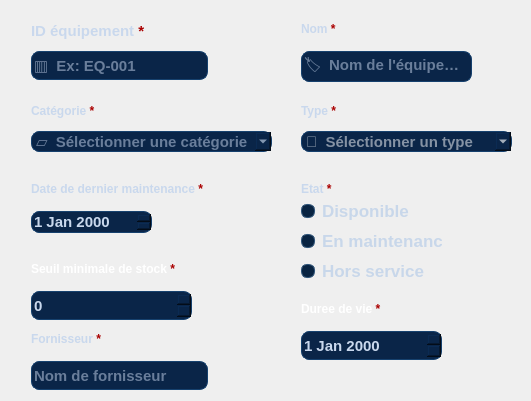
          <widget class="QWidget" name="verticalLayoutWidget_11">
           <property name="geometry">
            <rect>
             <x>9</x>
             <y>59</y>
             <width>531</width>
             <height>401</height>
            </rect>
           </property>
           <layout class="QVBoxLayout" name="verticalLayout_5">
            <item>
             <widget class="QFrame" name="frame_3">
              <property name="styleSheet">
               <string notr="true">font-size: 15px;
font-weight: 500;
color: #C9D8ED;
border: none;</string>
              </property>
              <property name="frameShape">
               <enum>QFrame::Shape::NoFrame</enum>
              </property>
              <property name="frameShadow">
               <enum>QFrame::Shadow::Raised</enum>
              </property>
              <widget class="QLabel" name="id">
               <property name="geometry">
                <rect>
                 <x>20</x>
                 <y>10</y>
                 <width>131</width>
                 <height>21</height>
                </rect>
               </property>
               <property name="styleSheet">
                <string notr="true">font-size: 15px;
font-weight: 500;
color: #C9D8ED;
border: none;</string>
               </property>
               <property name="text">
                <string>&lt;html&gt;&lt;head/&gt;&lt;body&gt;&lt;p&gt;ID équipement&lt;span style=&quot; color:#aa0000;&quot;&gt; *&lt;/span&gt;&lt;/p&gt;&lt;/body&gt;&lt;/html&gt;</string>
               </property>
              </widget>
              <widget class="QLineEdit" name="lineEdit">
               <property name="geometry">
                <rect>
                 <x>20</x>
                 <y>40</y>
                 <width>177</width>
                 <height>29</height>
                </rect>
               </property>
               <property name="styleSheet">
                <string notr="true">background: #0A2548;
border: 1px solid #16416E;
border-radius: 8px;</string>
               </property>
               <property name="frame">
                <bool>false</bool>
               </property>
               <property name="placeholderText">
                <string>▥  Ex: EQ-001  </string>
               </property>
              </widget>
              <widget class="QLabel" name="label_5">
               <property name="geometry">
                <rect>
                 <x>290</x>
                 <y>10</y>
                 <width>49</width>
                 <height>16</height>
                </rect>
               </property>
               <property name="styleSheet">
                <string notr="true">font-size: 15px;
font-weight: 500;
color: #C9D8ED;
border: none;</string>
               </property>
               <property name="text">
                <string>&lt;html&gt;&lt;head/&gt;&lt;body&gt;&lt;p&gt;&lt;span style=&quot; font-size:9pt;&quot;&gt;Nom&lt;/span&gt;&lt;span style=&quot; font-size:9pt; color:#aa0000;&quot;&gt; *&lt;/span&gt;&lt;/p&gt;&lt;/body&gt;&lt;/html&gt;</string>
               </property>
              </widget>
              <widget class="QLineEdit" name="lineEdit_2">
               <property name="geometry">
                <rect>
                 <x>290</x>
                 <y>40</y>
                 <width>171</width>
                 <height>31</height>
                </rect>
               </property>
               <property name="styleSheet">
                <string notr="true">background: #0A2548;
border: 1px solid #16416E;
border-radius: 8px;</string>
               </property>
               <property name="placeholderText">
                <string>🏷  Nom de l'équipement</string>
               </property>
              </widget>
              <widget class="QLabel" name="label_8">
               <property name="geometry">
                <rect>
                 <x>20</x>
                 <y>90</y>
                 <width>111</width>
                 <height>21</height>
                </rect>
               </property>
               <property name="styleSheet">
                <string notr="true">font-size: 15px;
font-weight: 500;
color: #C9D8ED;
border: none;</string>
               </property>
               <property name="text">
                <string>&lt;html&gt;&lt;head/&gt;&lt;body&gt;&lt;p&gt;&lt;span style=&quot; font-size:9pt;&quot;&gt;Catégorie &lt;/span&gt;&lt;span style=&quot; font-size:9pt; color:#aa0000;&quot;&gt;*&lt;/span&gt;&lt;/p&gt;&lt;/body&gt;&lt;/html&gt;</string>
               </property>
              </widget>
              <widget class="QComboBox" name="comboBox">
               <property name="geometry">
                <rect>
                 <x>20</x>
                 <y>120</y>
                 <width>241</width>
                 <height>21</height>
                </rect>
               </property>
               <property name="styleSheet">
                <string notr="true">background: #0A2548;
border: 1px solid #16416E;
border-radius: 8px;</string>
               </property>
               <property name="placeholderText">
                <string>▱  Sélectionner une catégorie</string>
               </property>
               <item>
                <property name="text">
                 <string>🔥 Lutte contre l’incendie</string>
                </property>
               </item>
               <item>
                <property name="text">
                 <string>🧯 Matériel hydraulique</string>
                </property>
               </item>
               <item>
                <property name="text">
                 <string>🪖 Protection individuelle</string>
                </property>
               </item>
               <item>
                <property name="text">
                 <string>🩺 Médical / Premiers secours</string>
                </property>
               </item>
               <item>
                <property name="text">
                 <string>🔧 Outillage / Maintenance</string>
                </property>
               </item>
               <item>
                <property name="text">
                 <string>☣️ Risques chimiques et gaz</string>
                </property>
               </item>
               <item>
                <property name="text">
                 <string>🚗 Accident / Désincarcération</string>
                </property>
               </item>
               <item>
                <property name="text">
                 <string>⚡ Équipement électrique</string>
                </property>
               </item>
               <item>
                <property name="text">
                 <string>📻 Communication</string>
                </property>
               </item>
               <item>
                <property name="text">
                 <string>🚧 Signalisation / Balisage</string>
                </property>
               </item>
               <item>
                <property name="text">
                 <string>💨 Ventilation / Extraction</string>
                </property>
               </item>
               <item>
                <property name="text">
                 <string>🏕️ Logistique</string>
                </property>
               </item>
              </widget>
              <widget class="QLabel" name="label_9">
               <property name="geometry">
                <rect>
                 <x>290</x>
                 <y>90</y>
                 <width>111</width>
                 <height>21</height>
                </rect>
               </property>
               <property name="styleSheet">
                <string notr="true">font-size: 15px;
font-weight: 500;
color: #C9D8ED;
border: none;</string>
               </property>
               <property name="text">
                <string>&lt;html&gt;&lt;head/&gt;&lt;body&gt;&lt;p&gt;&lt;span style=&quot; font-size:9pt;&quot;&gt;Type &lt;/span&gt;&lt;span style=&quot; font-size:9pt; color:#aa0000;&quot;&gt;*&lt;/span&gt;&lt;/p&gt;&lt;/body&gt;&lt;/html&gt;</string>
               </property>
              </widget>
              <widget class="QComboBox" name="comboBox_2">
               <property name="geometry">
                <rect>
                 <x>290</x>
                 <y>120</y>
                 <width>211</width>
                 <height>21</height>
                </rect>
               </property>
               <property name="styleSheet">
                <string notr="true">background: #0A2548;
border: 1px solid #16416E;
border-radius: 8px;color:rgb(255, 255, 255);</string>
               </property>
               <property name="placeholderText">
                <string>🔧  Sélectionner un type</string>
               </property>
              </widget>
              <widget class="QDateEdit" name="dateEdit">
               <property name="geometry">
                <rect>
                 <x>20</x>
                 <y>200</y>
                 <width>121</width>
                 <height>22</height>
                </rect>
               </property>
               <property name="styleSheet">
                <string notr="true">background: #0A2548;
border: 1px solid #16416E;
border-radius: 8px;</string>
               </property>
              </widget>
              <widget class="QLabel" name="label_10">
               <property name="geometry">
                <rect>
                 <x>20</x>
                 <y>170</y>
                 <width>211</width>
                 <height>16</height>
                </rect>
               </property>
               <property name="styleSheet">
                <string notr="true">font-size: 15px;
font-weight: 500;
color: #C9D8ED;
border: none;</string>
               </property>
               <property name="text">
                <string>&lt;html&gt;&lt;head/&gt;&lt;body&gt;&lt;p&gt;&lt;span style=&quot; font-size:9pt;&quot;&gt;Date de dernier maintenance&lt;/span&gt;&lt;span style=&quot; font-size:9pt; color:#aa0000;&quot;&gt; *&lt;/span&gt;&lt;/p&gt;&lt;/body&gt;&lt;/html&gt;</string>
               </property>
              </widget>
              <widget class="QLabel" name="label_12">
               <property name="geometry">
                <rect>
                 <x>290</x>
                 <y>170</y>
                 <width>111</width>
                 <height>16</height>
                </rect>
               </property>
               <property name="styleSheet">
                <string notr="true">font-size: 15px;
font-weight: 500;
color: #C9D8ED;
border: none;</string>
               </property>
               <property name="text">
                <string>&lt;html&gt;&lt;head/&gt;&lt;body&gt;&lt;p&gt;&lt;span style=&quot; font-size:9pt;&quot;&gt;Etat &lt;/span&gt;&lt;span style=&quot; font-size:9pt; color:#aa0000;&quot;&gt;*&lt;/span&gt;&lt;/p&gt;&lt;/body&gt;&lt;/html&gt;</string>
               </property>
              </widget>
              <widget class="QRadioButton" name="radioButton">
               <property name="geometry">
                <rect>
                 <x>290</x>
                 <y>190</y>
                 <width>131</width>
                 <height>20</height>
                </rect>
               </property>
               <property name="styleSheet">
                <string notr="true">QRadioButton {
    color: #C8D7EA;
    font-size: 17px;
    spacing: 7px;
    background: transparent;
}

/* Cercle extérieur */
QRadioButton::indicator {
    width: 12px;
    height: 12px;
    border-radius: 6px;
    background-color: #092442;
    border: 1px solid #31577C;
}

/* Disponible */
QRadioButton#radioDisponible::indicator:checked {
    background-color: #00B968;
    border: 1px solid #00E58A;
}</string>
               </property>
               <property name="text">
                <string>Disponible</string>
               </property>
              </widget>
              <widget class="QRadioButton" name="radioButton_2">
               <property name="geometry">
                <rect>
                 <x>290</x>
                 <y>220</y>
                 <width>141</width>
                 <height>20</height>
                </rect>
               </property>
               <property name="styleSheet">
                <string notr="true">QRadioButton {
    color: #C8D7EA;
    font-size: 17px;
    spacing: 7px;
    background: transparent;
}

/* Cercle extérieur */
QRadioButton::indicator {
    width: 12px;
    height: 12px;
    border-radius: 6px;
    background-color: #092442;
    border: 1px solid #31577C;
}
/* En maintenance */
QRadioButton#radioMaintenance::indicator:checked {
    background-color: #F58B00;
    border: 1px solid #FFB02E;
}</string>
               </property>
               <property name="text">
                <string>En maintenance</string>
               </property>
              </widget>
              <widget class="QRadioButton" name="radioButton_3">
               <property name="geometry">
                <rect>
                 <x>290</x>
                 <y>250</y>
                 <width>141</width>
                 <height>20</height>
                </rect>
               </property>
               <property name="styleSheet">
                <string notr="true">QRadioButton {
    color: #C8D7EA;
    font-size: 17px;
    spacing: 7px;
    background: transparent;
}

/* Cercle extérieur */
QRadioButton::indicator {
    width: 12px;
    height: 12px;
    border-radius: 6px;
    background-color: #092442;
    border: 1px solid #31577C;
}
/* Hors service */
QRadioButton#radioHorsService::indicator:checked {
    background-color: #E7193F;
    border: 1px solid #FF4260;
}</string>
               </property>
               <property name="text">
                <string>Hors service</string>
               </property>
              </widget>
              <widget class="QLabel" name="label_11">
               <property name="geometry">
                <rect>
                 <x>20</x>
                 <y>250</y>
                 <width>211</width>
                 <height>16</height>
                </rect>
               </property>
               <property name="styleSheet">
                <string notr="true"> border: none;
color: rgb(255, 255, 255);</string>
               </property>
               <property name="text">
                <string>&lt;html&gt;&lt;head/&gt;&lt;body&gt;&lt;p&gt;&lt;span style=&quot; font-size:9pt;&quot;&gt;Seuil minimale de stock&lt;/span&gt;&lt;span style=&quot; font-size:9pt; color:#aa0000;&quot;&gt; *&lt;/span&gt;&lt;/p&gt;&lt;/body&gt;&lt;/html&gt;</string>
               </property>
              </widget>
              <widget class="QLabel" name="label_13">
               <property name="geometry">
                <rect>
                 <x>20</x>
                 <y>320</y>
                 <width>111</width>
                 <height>16</height>
                </rect>
               </property>
               <property name="styleSheet">
                <string notr="true">font-size: 15px;
font-weight: 500;
color: #C9D8ED;
border: none;</string>
               </property>
               <property name="text">
                <string>&lt;html&gt;&lt;head/&gt;&lt;body&gt;&lt;p&gt;&lt;span style=&quot; font-size:9pt;&quot;&gt;Fornisseur&lt;/span&gt;&lt;span style=&quot; font-size:9pt; color:#aa0000;&quot;&gt; *&lt;/span&gt;&lt;/p&gt;&lt;/body&gt;&lt;/html&gt;</string>
               </property>
              </widget>
              <widget class="QLineEdit" name="lineEdit_3">
               <property name="geometry">
                <rect>
                 <x>20</x>
                 <y>350</y>
                 <width>177</width>
                 <height>29</height>
                </rect>
               </property>
               <property name="styleSheet">
                <string notr="true">background: #0A2548;
border: 1px solid #16416E;
border-radius: 8px;</string>
               </property>
               <property name="frame">
                <bool>false</bool>
               </property>
               <property name="placeholderText">
                <string>Nom de fornisseur  </string>
               </property>
              </widget>
              <widget class="QSpinBox" name="spinBox">
               <property name="geometry">
                <rect>
                 <x>20</x>
                 <y>280</y>
                 <width>161</width>
                 <height>29</height>
                </rect>
               </property>
               <property name="styleSheet">
                <string notr="true">background: #0A2548;
border: 1px solid #16416E;
border-radius: 8px;</string>
               </property>
              </widget>
              <widget class="QLabel" name="label_20">
               <property name="geometry">
                <rect>
                 <x>290</x>
                 <y>290</y>
                 <width>111</width>
                 <height>16</height>
                </rect>
               </property>
               <property name="styleSheet">
                <string notr="true">font-size: 15px;
font-weight: 500;
color: #C9D8ED;
border: none;</string>
               </property>
               <property name="text">
                <string>&lt;html&gt;&lt;head/&gt;&lt;body&gt;&lt;p&gt;&lt;span style=&quot; font-size:9pt; color:#ffffff;&quot;&gt;Duree de vie&lt;/span&gt;&lt;span style=&quot; font-size:9pt; color:#aa0000;&quot;&gt; *&lt;/span&gt;&lt;/p&gt;&lt;/body&gt;&lt;/html&gt;</string>
               </property>
              </widget>
              <widget class="QDateEdit" name="dateEdit_3">
               <property name="geometry">
                <rect>
                 <x>290</x>
                 <y>320</y>
                 <width>141</width>
                 <height>29</height>
                </rect>
               </property>
               <property name="styleSheet">
                <string notr="true">background: #0A2548;
border: 1px solid #16416E;
border-radius: 8px;</string>
               </property>
              </widget>
             </widget>
            </item>
           </layout>
          </widget>
